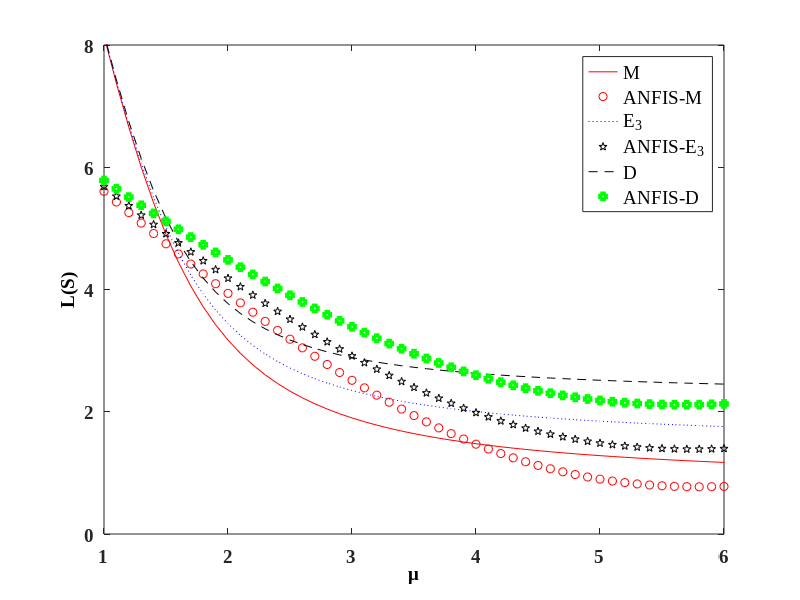

The MATLAB source for this figure:
%% ENs for expo balking for lambda (old 16/07/23)
% L=[1	2	3	4	5	6	7	8	9	10	11	12	13	14	15	16	17	18 19	20];
% ens=[0.894704505	1.886592075	3.299947821	5.01908854	6.45273921	7.378392582	7.939436805	8.290398672	8.522449619	8.684288371	8.802379822	8.89180106	8.96159125	9.017431136	9.063041826	9.100949769	9.132924225	9.160237853	9.183827713	9.204398006];
% ensp=[0.672749943	2.087453936	3.535621948	4.961137235	6.254143541	7.284209068	7.980449838	8.379546835	8.58518321	8.697225665	8.778172446	8.855653276	8.935176535	9.010632265	9.072505509	9.115477119	9.142329676	9.160969633	9.178669504	9.199298923];
% ense=[1.063134972	2.298331395	3.675271708	5.189647376	6.503816249	7.392260389	7.943504299	8.291755674	8.52296419	8.684506613	8.802481507	8.891852286	8.961618792	9.017446774	9.063051126	9.100955523	9.132927908	9.160240282	9.183829358	9.204399145];
% ensep=[0.973153192	2.373884562	3.791148115	5.16560998	6.390637628	7.3485983	7.986209083	8.351776314	8.54930451	8.671315274	8.770847433	8.866746922	8.957303634	9.032037406	9.082237062	9.109412674	9.125584687	9.14474956	9.175125409	9.218300074];
% ensd=[1.208649137	2.764162253	4.179812353	5.483261048	6.626213168	7.441455793	7.965676823	8.303307129	8.529840566	8.689095388	8.805854608	8.894544048	8.963923273	9.019543014	9.065061078	9.102973607	9.135037997	9.162527165	9.186388213	9.207345128];
% ensdp=[1.259792539	2.720093108	4.150648566	5.481214977	6.613848907	7.463594401	8.014078775	8.330509058	8.513175336	8.643446403	8.76322788	8.881095293	8.985943388	9.060875881	9.097376229	9.104973986	9.107108028	9.126008354	9.172224364	9.245424706];
% 
%   p=plot(L,ens,'k -',L,ensp,'ro', L, ense, 'b-', L,ensep,'kp', L,ensd,'r', L,ensdp,'gs' ,'LineWidth',3,'MarkerSize',4);
%  set(gca,'FontSize',14,'FontName','Times New Roman','FontWeight','Bold');
%  xlim([1,6]), ylim([0,8])
% %   set(gca,'XTick',[1:1:20],'YTick',[0:1:9],'FontSize',14,'FontName','Times New Roman','FontWeight','Bold');
%   legend({'M','ANFIS-M', 'E_{3}','ANFIS-E_{3}','D','ANFIS-D'},'FontSize',14,'FontName','Times New Roman')
%    ylabel('L(S)','FontSize',14,'FontName','Times New Roman', 'Color','k')
%  xlabel('\lambda', 'FontSize',14,'FontName','Times New Roman','Color','k')

 %% CL for expo balking for lambda
%  L=[1	2	3	4	5	6	7	8	9	10	11	12	13	14	15	16	17	18	19	20];
% 
% CLE=[0.03456048	0.109729417	0.224062729	0.381849265	0.593658397	0.873550885	1.229840517	1.654526587	2.122705932	2.604637533	3.078496444	3.534144544	3.969975643	4.38851696	4.793491262	5.188435605	5.576245371	5.959134093	6.338736958	6.716240715];
% CLEp=[0.012897752	0.118216347	0.233923256	0.379928359	0.58334005	0.866926372	1.233773665	1.664071009	2.128319782	2.60211305	3.071062288	3.528163028	3.969769873	4.393569131	4.799230384	5.190081194	5.572694229	5.953784557	6.337520754	6.725269226];
% CL3=[0.041729015	0.153696648	0.329962504	0.550872507	0.805501495	1.095587834	1.429318385	1.810872393	2.232389828	2.675945617	3.123020406	3.561620904	3.987049	4.399305743	4.800452407	5.193025211	5.579334933	5.961254455	6.340218152	6.717292252];
% CL3p=[0	0.125579512	0.290551897	0.503843547	0.751944602	1.034355042	1.358734789	1.730921018	2.145675384	2.586429072	3.034015723	3.474891492	3.90306063	4.31782286	4.720989403	5.115079785	5.502477494	5.88514709	6.26460607	6.641987675];
% %CLD=[0.048007301	0.205780542	0.474619056	0.813132894	1.194565511	1.605632262	2.036045487	2.475570802	2.915295346	3.349377685	3.775530715	4.194249881	4.607584519	5.018097477	5.428220343	5.839936855	6.254659687	6.673198807	7.095771024	7.5220387];
% %CLDp=[0	0.21746136	0.503939021	0.82147824	1.181565683	1.586958305	2.026164851	2.478583639	2.926283988	3.360728019	3.781613916	4.193012883	4.600493641	5.009355237	5.422958627	5.841338703	6.261648639	6.68052845	7.096069545	7.5080058];
% 
% p=plot(L,CLE,'k -',L,CLEp,'ro', L, CL3, 'b-', L,CL3p,'kp','LineWidth',3,'MarkerSize',4);
% set(gca,'FontSize',14,'FontName','Times New Roman','FontWeight','Bold');
% xlim([1,20]), ylim([0,7])
% set(gca,'XTick',[1:1:20],'YTick',[0:1:7],'FontSize',14,'FontName','Times New Roman','FontWeight','Bold');
% legend({'M','ANFIS-M', 'E_{3}','ANFIS-E_{3}','D','ANFIS-D'},'FontSize',14,'FontName','Times New Roman')
% ylabel('CL','FontSize',14,'FontName','Times New Roman', 'Color','k')
% % xlabel('\lambda', 'FontSize',14,'FontName','Times New Roman','Color','k')

%% ENs for CONStant balking for lambda
% L=[1	2	3	4	5	6	7	8	9	10	11	12	13	14	15	16	17	18	19	20];
% ENSE=[0.600149416	1.076700786	1.577134167	2.161570727	2.925514276	3.922908439	5.056073946	6.118873203	6.971471802	7.598598608	8.047311179	8.370907867	8.610016202	8.79197333	8.934512712	9.049143436	9.143461032	9.222596782	9.290106156	9.348515168];
% ENSEp=[0.792357473	1.047095138	1.464415668	2.100469406	2.973738931	4.02311338	5.112533621	6.101206569	6.912751882	7.541929718	8.019496413	8.379715941	8.646439099	8.834250482	8.957814593	9.040080659	9.109638807	9.189497362	9.290167571	9.411901607];
% ENS3=[0.815264734	1.842306316	2.860373285	3.684511493	4.367680482	5.032409337	5.751818171	6.488109855	7.149105991	7.681358232	8.086300185	8.389880286	8.619624146	8.797040295	8.937289112	9.050718888	9.144383665	9.223152629	9.290449654	9.348732349];
% ENS3p=[1.006733786	1.84821396	2.704181981	3.562902543	4.399416351	5.181082895	5.883790742	6.504666527	7.057247932	7.555907362	8.004029145	8.390541037	8.693892975	8.894694481	8.995707235	9.034384593	9.069006885	9.147388084	9.289057541	9.490388667];
% %ENSD=[1.033171433	3.031203959	5.250599579	6.958425993	8.106276833	8.826177701	9.260980648	9.522316219	9.683351368	9.786785956	9.855969313	9.903477138	9.936354748	9.958919486	9.974110925	9.984082622	9.990448621	9.994400518	9.996788588	9.99819562];
% %ENSDp=[1.028993243	3.125145214	5.093167412	6.808597786	8.129988628	8.975371564	9.393614418	9.54430785	9.598826539	9.663685917	9.770196869	9.899052645	10.00794764	10.05692027	10.03392172	9.968531362	9.915412718	9.91926198	9.995774705	10.13769757];
% 
% p=plot(L,ENSE,'k -',L,ENSEp,'ro', L, ENS3, 'b-', L,ENS3p,'kp' ,'LineWidth',3,'MarkerSize',4);
% set(gca,'FontSize',14,'FontName','Times New Roman','FontWeight','Bold');
% xlim([1,20]), ylim([0,10])
% set(gca,'XTick',[1:1:20],'YTick',[0:1:10],'FontSize',14,'FontName','Times New Roman','FontWeight','Bold');
% legend({'M','ANFIS-M', 'E_{3}','ANFIS-E_{3}','D','ANFIS-D'},'FontSize',14,'FontName','Times New Roman')
% ylabel('L(S)','FontSize',14,'FontName','Times New Roman', 'Color','k')
% xlabel('\lambda', 'FontSize',14,'FontName','Times New Roman','Color','k')

 %% CL for const balking for lambda
% L=[1	2	3	4	5	6	7	8	9	10	11	12	13	14	15	16	17	18	19	20];
% 
% CLE=[0.036140569	0.119817389	0.253901772	0.451804594	0.740726828	1.143373166	1.641071386	2.173656588	2.68829111	3.166121742	3.610528726	4.030982655	4.435911545	4.831266049	5.220915531	5.607302293	5.991954758	6.375828455	6.759520402	7.143401797];
% CLEp=[0.037895113	0.122863487	0.248376853	0.444857236	0.742998119	1.152231721	1.644831231	2.169499864	2.682552525	3.163845441	3.611970363	4.033827808	4.437868786	4.831396006	5.219769398	5.606148091	5.991693806	6.3764114	6.760080392	7.142681326];
% CL3=[0.045485978	0.182968032	0.404891981	0.68057025	0.999992621	1.37197773	1.801140227	2.267700426	2.738665188	3.192575702	3.624733108	4.038907861	4.440516455	4.834043679	5.222647046	5.60841308	5.992685413	6.37631978	6.759857324	7.143636925];
% CL3p=[0.010634162	0.199866701	0.414121397	0.671170694	0.988535127	1.372387373	1.809491558	2.273004586	2.737501413	3.188435762	3.621588928	4.038372446	4.442059026	4.836092451	5.223743297	5.608046498	5.991417564	6.375242044	6.759949151	7.145443128];
% %CLD=[0.054817497	0.276285574	0.670305542	1.147218442	1.643725899	2.127761035	2.588660897	3.028096396	3.452090979	3.866449933	4.275218993	4.680703416	5.083997723	5.485535759	5.885489076	6.283988295	6.681205937	7.077358377	7.472676587	7.867376067];
% %CLDp=[0	0.279011864	0.710181894	1.159590408	1.62728657	2.105124879	2.578068795	3.032806737	3.465066995	3.878720595	4.280800286	4.678051129	5.075693026	5.476797821	5.881437079	6.286569482	6.688014091	7.0832131	7.472109785	7.856101506];
% 
%  p=plot(L,CLE,'k -',L,CLEp,'ro', L, CL3, 'b-', L,CL3p,'kp','LineWidth',3,'MarkerSize',4);
% set(gca,'FontSize',14,'FontName','Times New Roman','FontWeight','Bold');
% xlim([1,20]), ylim([0,8])
% set(gca,'XTick',[1:1:20],'YTick',[0:1:8],'FontSize',14,'FontName','Times New Roman','FontWeight','Bold');
% legend({'M','ANFIS-M', 'E_{3}','ANFIS-E_{3}','D','ANFIS-D'},'FontSize',14,'FontName','Times New Roman')
% ylabel('CL','FontSize',14,'FontName','Times New Roman', 'Color','k')
% xlabel('\lambda', 'FontSize',14,'FontName','Times New Roman','Color','k')
%% ENs for expo balking for mu (sir see)
 L=[1	1.1	1.2	1.3	1.4	1.5	1.6	1.7	1.8	1.9	2	2.1	2.2	2.3	2.4	2.5	2.6	2.7	2.8	2.9	3	3.1	3.2	3.3	3.4	3.5	3.6	3.7	3.8	3.9	4	4.1	4.2	4.3	4.4	4.5	4.6	4.7	4.8	4.9	5	5.1	5.2	5.3	5.4	5.5	5.6	5.7	5.8	5.9	6	6.1	6.2	6.3	6.4	6.5	6.6	6.7	6.8	6.9	7	7.1	7.2	7.3	7.4	7.5	7.6	7.7	7.8	7.9	8	8.1	8.2	8.3	8.4	8.5	8.6	8.7	8.8	8.9	9	9.1	9.2	9.3	9.4	9.5	9.6	9.7	9.8	9.9	10	10.1	10.2	10.3	10.4	10.5	10.6	10.7	10.8	10.9	11	11.1	11.2	11.3	11.4	11.5	11.6	11.7	11.8	11.9	12	12.1	12.2	12.3	12.4	12.5	12.6	12.7	12.8	12.9	13	13.1	13.2	13.3	13.4	13.5	13.6	13.7	13.8	13.9	14	14.1	14.2	14.3	14.4	14.5	14.6	14.7	14.8	14.9	15	15.1	15.2	15.3	15.4	15.5	15.6	15.7	15.8	15.9	16	16.1	16.2	16.3	16.4	16.5	16.6	16.7	16.8	16.9	17	17.1	17.2	17.3	17.4	17.5	17.6	17.7	17.8	17.9	18	18.1	18.2	18.3	18.4	18.5	18.6	18.7	18.8	18.9	19	19.1	19.2	19.3	19.4	19.5	19.6	19.7	19.8	19.9	20];
ens=[8.148281435	7.373262682	6.655663469	6.002309908	5.416890605	4.899528137	4.447235169	4.054844519	3.716011224	3.424040349	3.172455913	2.955328812	2.767423295	2.604225327	2.461903605	2.337238207	2.227538489	2.130562291	2.044442357	1.967622247	1.898802015	1.836892935	1.780980183	1.730292257	1.684176009	1.642076285	1.603519322	1.568099181	1.535466655	1.505320162	1.47739825	1.451473417	1.427346988	1.40484485	1.383813907	1.364119099	1.345640908	1.328273246	1.311921675	1.29650189	1.281938431	1.268163579	1.255116411	1.242741989	1.230990653	1.219817419	1.209181449	1.199045594	1.189375995	1.18014173	1.171314508	1.162868401	1.154779606	1.147026232	1.139588118	1.132446664	1.125584688	1.118986293	1.112636752	1.106522401	1.100630549	1.094949392	1.089467938	1.084175939	1.07906383	1.074122673	1.069344107	1.064720303	1.060243923	1.055908081	1.051706312	1.047632536	1.043681034	1.039846419	1.036123616	1.032507835	1.028994555	1.025579506	1.022258648	1.01902816	1.015884423	1.012824007	1.009843661	1.006940298	1.00411099	1.001352951	0.998663536	0.996040225	0.993480623	0.990982447	0.98854352	0.986161768	0.983835212	0.981561963	0.979340217	0.977168249	0.975044411	0.972967126	0.970934886	0.968946246	0.966999823	0.96509429	0.963228377	0.961400864	0.959610582	0.957856408	0.956137263	0.954452112	0.952799958	0.951179845	0.949590852	0.948032094	0.946502717	0.9450019	0.943528854	0.942082816	0.940663051	0.939268852	0.937899537	0.936554445	0.935232942	0.933934413	0.932658266	0.931403929	0.930170847	0.928958487	0.927766331	0.92659388	0.92544065	0.924306172	0.923189994	0.922091678	0.921010799	0.919946945	0.918899718	0.917868733	0.916853614	0.915853998	0.914869535	0.913899882	0.912944709	0.912003693	0.911076523	0.910162895	0.909262517	0.908375102	0.907500372	0.906638057	0.905787896	0.904949635	0.904123024	0.903307823	0.902503798	0.90171072	0.900928369	0.900156528	0.899394987	0.898643541	0.897901991	0.897170143	0.896447809	0.895734804	0.895030948	0.894336068	0.893649992	0.892972554	0.892303593	0.89164295	0.890990472	0.890346008	0.889709412	0.88908054	0.888459253	0.887845414	0.887238891	0.886639554	0.886047276	0.885461933	0.884883403	0.88431157	0.883746316	0.88318753	0.882635102	0.882088923	0.881548888	0.881014893	0.88048684	0.879964628	0.879448161	0.878937346	0.878432089];
ensp=[5.606368075	5.431515613	5.258148921	5.0863598	4.916244116	4.747901796	4.58143681	4.416957114	4.254574564	4.094404796	3.936567065	3.781184041	3.628381559	3.478288322	3.331035548	3.186756559	3.04558632	2.907660915	2.773116951	2.642090918	2.514718473	2.391133668	2.271468118	2.155850116	2.044403691	1.93724763	1.834494453	1.736249365	1.64260919	1.553661291	1.469482509	1.390138105	1.315680758	1.246149592	1.181569295	1.121949297	1.067283072	1.01754754	0.972702608	0.932690856	0.89743737	0.866849753	0.840818299	0.819216342	0.80190079	0.788712819	0.779478749	0.774011066	0.772109604	0.773562844	0.778149339	0.785639232	0.79579584	0.808377298	0.823138226	0.839831406	0.858209438	0.878026356	0.899039193	0.921009457	0.94370453	0.966898945	0.990375554	1.013926571	1.037354475	1.060472789	1.08310672	1.105093655	1.126283547	1.146539157	1.16573619	1.18376332	1.200522107	1.215926838	1.229904272	1.242393325	1.253344696	1.262720434	1.270493477	1.27664715	1.28117465	1.284078506	1.285370039	1.285068818	1.283202121	1.279804398	1.274916757	1.268586458	1.260866422	1.251814768	1.241494363	1.229972396	1.217319972	1.203611725	1.188925456	1.17334178	1.156943802	1.139816793	1.122047896	1.10372583	1.084940607	1.06578326	1.046345564	1.026719772	1.006998343	0.987273661	0.967637765	0.948182054	0.928996994	0.910171814	0.891794181	0.873949874	0.856722434	0.840192805	0.824438967	0.809535541	0.7955534	0.78255926	0.770615268	0.759778584	0.750100969	0.741628371	0.734400526	0.728450569	0.723804672	0.720481707	0.718492942	0.717841775	0.718523528	0.720525273	0.723825742	0.728395281	0.734195887	0.741181313	0.749297252	0.758481594	0.768664766	0.779770143	0.79171454	0.804408764	0.817758237	0.831663673	0.846021802	0.860726133	0.875667753	0.89073613	0.905819939	0.920807872	0.935589438	0.95005574	0.964100212	0.977619312	0.990513167	1.002686154	1.014047422	1.024511343	1.033997888	1.042432943	1.049748539	1.055883019	1.060781139	1.064394097	1.066679506	1.067601311	1.067129651	1.065240683	1.06191636	1.057144179	1.050916903	1.043232259	1.034092618	1.023504668	1.011479076	0.998030154	0.983175516	0.966935752	0.949334101	0.930396138	0.910149474	0.888623463	0.865848938	0.841857946	0.816683514	0.790359423	0.762920006	0.734399952	0.704834143	0.674257487	0.642704788	0.610210612	0.576809178];
ense=[8.16093673	7.39709044	6.695795192	6.063876457	5.504302669	5.01599153	4.594582813	4.233632154	3.925764506	3.663548332	3.440042742	3.249072408	3.085314984	2.944277287	2.822215468	2.716034146	2.623184219	2.541569113	2.469463313	2.405443829	2.34833367	2.297155796	2.251095865	2.209472214	2.171711693	2.137330219	2.105917083	2.077122278	2.050646219	2.026231385	2.003655491	1.982725901	1.96327502	1.945156494	1.928242059	1.912418916	1.897587531	1.883659799	1.870557491	1.858210938	1.846557925	1.835542736	1.825115349	1.815230739	1.805848282	1.796931242	1.788446319	1.780363269	1.772654565	1.765295101	1.758261938	1.751534079	1.745092266	1.73891881	1.732997437	1.727313147	1.721852094	1.716601483	1.711549467	1.706685065	1.701998084	1.697479051	1.69311915	1.688910167	1.684844441	1.680914815	1.6771146	1.673437537	1.669877758	1.666429763	1.663088387	1.659848779	1.656706375	1.653656878	1.650696241	1.647820646	1.645026492	1.642310375	1.63966908	1.637099565	1.634598948	1.632164501	1.629793637	1.627483902	1.625232965	1.623038615	1.620898746	1.618811357	1.616774545	1.614786494	1.612845478	1.610949848	1.609098033	1.607288533	1.605519914	1.603790809	1.602099908	1.600445961	1.59882777	1.597244189	1.59569412	1.594176511	1.592690354	1.59123468	1.589808563	1.588411112	1.587041471	1.585698818	1.584382365	1.583091351	1.581825047	1.58058275	1.579363784	1.578167498	1.576993264	1.57584048	1.574708562	1.573596949	1.5725051	1.571432493	1.570378622	1.569343001	1.568325161	1.567324648	1.566341022	1.565373859	1.564422751	1.563487299	1.562567122	1.561661847	1.560771116	1.55989458	1.559031904	1.55818276	1.557346833	1.556523817	1.555713415	1.554915339	1.554129309	1.553355056	1.552592316	1.551840834	1.551100363	1.550370663	1.5496515	1.548942648	1.548243885	1.547554999	1.546875782	1.546206031	1.545545549	1.544894146	1.544251635	1.543617836	1.542992572	1.542375673	1.541766971	1.541166304	1.540573515	1.539988448	1.539410954	1.538840887	1.538278105	1.537722468	1.537173842	1.536632094	1.536097096	1.535568723	1.535046852	1.534531364	1.534022142	1.533519073	1.533022046	1.532530953	1.532045688	1.531566148	1.531092231	1.530623841	1.53016088	1.529703255	1.529250874	1.528803647	1.528361487	1.527924308	1.527492026	1.52706456	1.526641829	1.526223755	1.525810262	1.525401275	1.52499672];
ensep=[5.682459937	5.525377353	5.369661885	5.215397264	5.06267089	4.911573821	4.762200755	4.61464997	4.469023249	4.325425758	4.183965896	4.04475511	3.907907656	3.773540324	3.641772114	3.512723857	3.386517789	3.263277065	3.143125222	3.026185582	2.912580601	2.802431164	2.695855822	2.592969983	2.493885061	2.398707574	2.307538223	2.22047093	2.137591875	2.05897852	1.984698641	1.914809379	1.849356331	1.788372676	1.731878383	1.679879477	1.632367415	1.589318554	1.550693756	1.516438109	1.486480801	1.460735141	1.439098738	1.42145384	1.407667828	1.397593876	1.391071758	1.387928797	1.38798095	1.391034013	1.396884921	1.40532314	1.416132122	1.429090803	1.443975124	1.460559562	1.478618634	1.497928368	1.518267721	1.539419923	1.561173733	1.583324601	1.605675719	1.628038954	1.650235668	1.672097407	1.693466469	1.714196352	1.734152079	1.753210418	1.771259982	1.788201246	1.803946456	1.818419474	1.831555534	1.84330095	1.853612755	1.862458312	1.869814877	1.875669141	1.88001675	1.882861813	1.884216402	1.884100057	1.882539287	1.879567087	1.875222458	1.869549953	1.862599225	1.854424606	1.845084701	1.834641991	1.823162475	1.810715312	1.797372491	1.783208516	1.768300106	1.752725909	1.736566226	1.71990275	1.702818307	1.685396605	1.667721991	1.649879202	1.63195312	1.614028521	1.596189824	1.578520827	1.561104436	1.544022392	1.527354972	1.511180693	1.495575991	1.4806149	1.466368702	1.452905585	1.440290274	1.428583663	1.417842436	1.408118691	1.399459555	1.391906815	1.385496544	1.380258757	1.376217073	1.373388411	1.371782711	1.371402697	1.372243681	1.37429342	1.37753202	1.381931907	1.38745786	1.394067108	1.401709503	1.410327756	1.419857753	1.430228934	1.441364742	1.453183137	1.465597163	1.478515574	1.491843497	1.505483133	1.519334491	1.533296122	1.547265881	1.561141663	1.574822145	1.588207489	1.601200019	1.61370486	1.625630523	1.636889439	1.647398435	1.657079141	1.665858346	1.673668269	1.68044678	1.686137549	1.690690133	1.694060002	1.696208515	1.69710284	1.696715825	1.695025837	1.692016557	1.687676746	1.681999992	1.674984425	1.666632432	1.65695035	1.645948158	1.633639169	1.620039717	1.605168855	1.589048056	1.571700928	1.553152934	1.533431129	1.512563914	1.490580796	1.467512171	1.443389117	1.418243212	1.392106353	1.365010604	1.336988049	1.308070666	1.278290212	1.247678119];
ensd=[8.177677822	7.428366746	6.748039712	6.143345155	5.616173503	5.163815394	4.780157555	4.457198494	4.186363723	3.959408153	3.768913826	3.608486267	3.472763685	3.357328385	3.258578718	3.173594844	3.100014801	3.035927389	2.979783057	2.930321465	2.886513395	2.847514558	2.812628991	2.781280099	2.752987734	2.727350011	2.704028847	2.682738422	2.663235923	2.645314108	2.628795291	2.613526453	2.599375266	2.586226828	2.57398098	2.562550084	2.551857187	2.541834482	2.532422024	2.523566651	2.515221074	2.507343104	2.499894997	2.492842896	2.486156353	2.479807914	2.473772773	2.46802846	2.462554575	2.457332566	2.452345518	2.447577986	2.443015836	2.438646113	2.434456919	2.430437312	2.426577211	2.422867313	2.419299022	2.41586438	2.412556014	2.40936708	2.40629122	2.403322515	2.400455453	2.397684892	2.395006031	2.39241438	2.389905738	2.38747617	2.385121984	2.382839716	2.380626109	2.3784781	2.376392806	2.374367511	2.372399653	2.370486813	2.368626708	2.366817178	2.365056179	2.363341779	2.361672143	2.360045534	2.358460304	2.356914886	2.355407794	2.353937612	2.352502997	2.351102666	2.349735401	2.348400038	2.34709547	2.345820639	2.344574535	2.343356193	2.342164692	2.340999152	2.339858728	2.338742615	2.33765004	2.336580262	2.335532574	2.334506293	2.333500769	2.332515375	2.331549511	2.330602598	2.329674082	2.32876343	2.327870129	2.326993686	2.326133627	2.325289493	2.324460846	2.32364726	2.322848328	2.322063656	2.321292863	2.320535584	2.319791463	2.319060161	2.318341348	2.317634704	2.316939922	2.316256706	2.315584767	2.314923828	2.314273619	2.313633881	2.313004361	2.312384816	2.31177501	2.311174714	2.310583707	2.310001773	2.309428705	2.308864302	2.308308366	2.307760709	2.307221146	2.306689499	2.306165593	2.305649262	2.30514034	2.304638669	2.304144095	2.303656468	2.303175641	2.302701474	2.302233828	2.301772569	2.301317568	2.300868696	2.300425831	2.299988852	2.299557643	2.299132089	2.298712081	2.298297509	2.297888268	2.297484257	2.297085375	2.296691525	2.296302612	2.295918544	2.29553923	2.295164582	2.294794514	2.294428943	2.294067788	2.293710967	2.293358405	2.293010024	2.29266575	2.292325511	2.291989237	2.291656858	2.291328306	2.291003517	2.290682425	2.290364968	2.290051083	2.289740712	2.289433794	2.289130274	2.288830093	2.288533198	2.288239535	2.287949051	2.287661694];
ensdp=[5.782875596	5.646596014	5.511542226	5.377788428	5.245412012	5.114493566	4.985116841	4.857368697	4.731339031	4.607120662	4.484809198	4.364502858	4.246302259	4.130310168	4.016631209	3.905371519	3.796638366	3.690539716	3.587183754	3.486678344	3.389130457	3.294645538	3.203326835	3.115274673	3.030585707	2.949352123	2.87166082	2.797592571	2.727221167	2.660612562	2.597824027	2.538903315	2.483887871	2.432804069	2.385666526	2.342477469	2.303226196	2.26788863	2.23642698	2.208789525	2.184910513	2.164710207	2.148095066	2.134958058	2.125179129	2.118625799	2.115153896	2.114608418	2.116824506	2.121628522	2.128839218	2.138268973	2.149725087	2.163011117	2.177928222	2.194276518	2.211856407	2.230469876	2.249921744	2.270020841	2.290581111	2.311422627	2.332372509	2.353265734	2.373945845	2.394265547	2.41408719	2.433283151	2.451736108	2.469339209	2.485996154	2.50162119	2.516139018	2.529484639	2.541603131	2.552449368	2.561987705	2.570191609	2.577043275	2.582533203	2.586659776	2.589428811	2.590853118	2.590952053	2.589751077	2.587281322	2.58357917	2.578685845	2.572647017	2.565512425	2.55733552	2.548173117	2.538085073	2.527133979	2.515384862	2.502904914	2.489763223	2.476030527	2.461778964	2.447081852	2.432013451	2.416648753	2.40106326	2.385332767	2.36953315	2.353740138	2.338029099	2.3224748	2.307151174	2.292131071	2.277486002	2.263285867	2.249598681	2.236490279	2.224024014	2.212260448	2.201257028	2.191067755	2.181742855	2.173328435	2.165866153	2.159392877	2.153940368	2.149534965	2.146197289	2.143941972	2.142777413	2.142705569	2.143721783	2.145814653	2.148965957	2.153150629	2.158336784	2.164485816	2.171552548	2.179485454	2.188226934	2.197713659	2.207876977	2.218643366	2.229934952	2.241670058	2.253763806	2.266128741	2.278675482	2.291313386	2.303951218	2.316497819	2.328862755	2.340956954	2.352693305	2.363987224	2.374757178	2.384925159	2.394417105	2.403163266	2.411098511	2.418162576	2.424300253	2.429461524	2.433601633	2.436681112	2.438665752	2.439526531	2.439239499	2.437785633	2.435150646	2.431324784	2.426302595	2.420082675	2.412667411	2.404062708	2.394277711	2.38332453	2.371217964	2.357975224	2.343615675	2.328160571	2.311632815	2.294056718	2.27545778	2.25586248	2.235298078	2.213792435	2.191373845	2.16807088	2.143912249	2.118926675	2.093142775	2.066588961	2.039293347];
p=plot(L,ens,'r-',L,ensp,'ro', L, ense, 'b:', L,ensep,'kp', L,ensd,'k--', L,ensdp,'gs' ,'LineWidth',3,'MarkerSize',4);
 set(gca,'FontSize',14,'FontName','Times New Roman','FontWeight','Bold');
 xlim([1,6]), ylim([0,8])
%set(gca,'XTick',[1:1:8],'YTick',[0:1:8],'FontSize',14,'FontName','Times New Roman','FontWeight','Bold');
legend({'M','ANFIS-M', 'E_{3}','ANFIS-E_{3}','D','ANFIS-D'},'FontSize',14,'FontName','Times New Roman')
 ylabel('L(S)','FontSize',14,'FontName','Times New Roman', 'Color','k')
 xlabel('\mu', 'FontSize',14,'FontName','Times New Roman','Color','k')

%% CL for expo balking for mu
% L=[1	2	3	4	5	6	7	8	9	10	11	12	13	14	15	16	17	18	19	20];
% ens=[0.703097523	0.413120972	0.248512498	0.186114554	0.15563729	0.137831537	0.126194618	0.118001547	0.111921963	0.107231572	0.103502878	0.100467433	0.097948204	0.095823726	0.094007882	0.092437918	0.091067021	0.089859559	0.088787929	0.087830416];
% ensp=[0.641203418	0.462228054	0.307362113	0.189938352	0.120647104	0.098808131	0.108599382	0.127150698	0.137256907	0.132904464	0.116932561	0.096698507	0.080705022	0.075538584	0.082442319	0.095718858	0.105966151	0.10594196	0.093422842	0.069928826];
% ense=[0.703411052	0.432772238	0.286424267	0.23162537	0.204675435	0.188762799	0.178255795	0.170791046	0.165208745	0.160873346	0.157407203	0.154571614	0.152208198	0.150207661	0.148492117	0.147004534	0.145702182	0.144552405	0.143529814	0.142614367];
% ensep=[0.644316744	0.481353991	0.340578455	0.234164093	0.171798343	0.152705393	0.162267721	0.179512545	0.188752909	0.184591192	0.169729795	0.150986521	0.136205182	0.131445192	0.137828494	0.150075739	0.159501085	0.159424446	0.1478028	0.126046803];
% %ensd=[0.703605154	0.452802683	0.326042724	0.27991908	0.257274314	0.243820717	0.234867789	0.228459036	0.223633936	0.219864365	0.216835038	0.214345656	0.212262638	0.210493353	0.208971478	0.207648243	0.206486959	0.205459485	0.204543866	0.203722716];
% %ensd3=[0.647124302	0.501182263	0.375495375	0.281037532	0.226431534	0.210746827	0.220550759	0.236802088	0.245394222	0.241599609	0.228013678	0.210922191	0.197503121	0.193276204	0.199233584	0.21051738	0.219172898	0.219099084	0.208443612	0.188510259];
% p=plot(L,ens,'k -',L,ensp,'ro', L, ense, 'b-', L,ensep,'kp' ,'LineWidth',3,'MarkerSize',4);
%  set(gca,'FontSize',14,'FontName','Times New Roman','FontWeight','Bold');
% % xlim([2,20]), ylim([0,0.9])
% % set(gca,'XTick',[2:1:20],'YTick',[0:0.1:0.9],'FontSize',14,'FontName','Times New Roman','FontWeight','Bold');
% legend({'M','ANFIS-M', 'E_{3}','ANFIS-E_{3}','D','ANFIS-D'},'FontSize',14,'FontName','Times New Roman')
%  ylabel('CL','FontSize',14,'FontName','Times New Roman', 'Color','k')
%  xlabel('\mu', 'FontSize',14,'FontName','Times New Roman','Color','k')

%% ENs for constant balking for mu
% L=[1	2	3	4	5	6	7	8	9	10	11	12	13	14	15	16	17	18	19	20];
% ens=[7.410714593	3.558444408	1.988810824	1.503906503	1.291657363	1.174722546	1.100980496	1.050297178	1.013338881	0.985202452	0.96306908	0.94520426	0.930482553	0.918141988	0.907648359	0.898616078	0.890759868	0.883864148	0.877762976	0.872326545];
% ensp=[6.465178832	4.444095823	2.727222007	1.472052669	0.796457394	0.674613714	0.899879376	1.19161652	1.349189706	1.31206233	1.125690855	0.887132004	0.704260805	0.658603146	0.763319047	0.944487427	1.083079435	1.088841858	0.935302703	0.642833254];
% ense=[7.418371205	3.839764407	2.511873694	2.117504791	1.947662398	1.854957272	1.796862582	1.757120882	1.728248485	1.706334611	1.689140248	1.67529235	1.663902602	1.654371095	1.646278185	1.63932158	1.633278038	1.627979134	1.623295424	1.619125791];
% ensep=[6.517832992	4.710676766	3.18108475	2.070990619	1.485146881	1.397183138	1.617446751	1.891216998	2.038146445	2.005529034	1.836454864	1.62024324	1.455510577	1.416449947	1.514620968	1.682073504	1.80990402	1.815776178	1.675743296	1.408622252];
% ensd=[7.427803339	4.184050509	3.173498334	2.91602934	2.817453009	2.768353511	2.73975281	2.721324998	2.708592611	2.69933389	2.692333369	2.686875192	2.682512704	2.678953982	2.676000817	2.673514269	2.67139427	2.669567051	2.66797712	2.666581984];
% ensdp=[6.574856271	5.045779381	3.762817609	2.84854384	2.390628164	2.360383649	2.587466231	2.848435764	2.988443593	2.965487996	2.82074698	2.634714267	2.494998188	2.466874413	2.55978846	2.712846658	2.829367989	2.836716185	2.714171884	2.47880463];
% p=plot(L,ens,'k -',L,ensp,'ro', L, ense, 'b-', L,ensep,'kp', L,ensd,'r', L,ensdp,'gs' ,'LineWidth',3,'MarkerSize',4);
%  
%  set(gca,'FontSize',14,'FontName','Times New Roman','FontWeight','Bold');
%  xlim([1,7]), ylim([0,8])
% % set(gca,'XTick',[1:1:20],'YTick',[0:1:10],'FontSize',14,'FontName','Times New Roman','FontWeight','Bold');
%  legend({'M','ANFIS-M', 'E_{3}','ANFIS-E_{3}','D','ANFIS-D'},'FontSize',14,'FontName','Times New Roman')
%  ylabel('L(S)','FontSize',14,'FontName','Times New Roman', 'Color','k')
%  xlabel('\mu', 'FontSize',14,'FontName','Times New Roman','Color','k')

%% CL for constant balking for mu
% L=[1	2	3	4	5	6	7	8	9	10	11	12	13	14	15	16	17	18	19	20];
% 
% CLE=[0.746764403	0.956968429	0.753819735	0.503638037	0.365852798	0.294395243	0.253901772	0.228821756	0.212167035	0.200500416	0.191980354	0.18554789	0.180558098	0.176599312	0.173398319	0.17076774	0.168575414	0.166725848	0.16514857	0.163790604];
% CLEp=[0.992385001	0.845051829	0.69416472	0.546074181	0.413082367	0.309661362	0.243492493	0.210192563	0.197918232	0.19523773	0.194777812	0.19288454	0.188293624	0.181329428	0.173564592	0.167181047	0.163807922	0.163766636	0.166373949	0.170684302];
% CL3=[0.74664108	0.958511625	0.780850103	0.578796148	0.477675315	0.42975577	0.404891981	0.390778217	0.382184101	0.376664309	0.372971053	0.370420081	0.368613584	0.367308965	0.366352294	0.365642594	0.365111722	0.364712556	0.364411817	0.364185561];
% CL3p=[0.971623295	0.853587699	0.733967673	0.618388516	0.516977118	0.440914192	0.395237519	0.375242901	0.370811472	0.372772703	0.37551639	0.376451704	0.374823422	0.371043486	0.366430813	0.362738717	0.361276036	0.362330432	0.365401547	0.369775033];
% %CLD=[0.74659271	0.961877356	0.829668775	0.715687321	0.679538143	0.670860562	0.670305542	0.672138888	0.674572475	0.677018415	0.679287677	0.681332356	0.683155295	0.684776393	0.686219681	0.68750843	0.68866349	0.689702919	0.690642129	0.691494183];
% %CLDp=[0.933488811	0.869528051	0.806989074	0.749833219	0.703936738	0.674500058	0.662186226	0.662339736	0.668443024	0.675601586	0.68137432	0.685005036	0.686586715	0.686660662	0.686086447	0.685828924	0.68656371	0.688439634	0.691221808	0.694577651];
% 
%  p=plot(L,CLE,'k -',L,CLEp,'ro', L, CL3, 'b-', L,CL3p,'kp','LineWidth',3,'MarkerSize',4);
% set(gca,'FontSize',14,'FontName','Times New Roman','FontWeight','Bold');
% xlim([2,20]), ylim([0,1])
% set(gca,'XTick',[2:1:20],'YTick',[0:0.1:1],'FontSize',14,'FontName','Times New Roman','FontWeight','Bold');
% legend({'M','ANFIS-M', 'E_{3}','ANFIS-E_{3}','D','ANFIS-D'},'FontSize',14,'FontName','Times New Roman')
% ylabel('CL','FontSize',14,'FontName','Times New Roman', 'Color','k')
% xlabel('\mu', 'FontSize',14,'FontName','Times New Roman','Color','k')

%%

%% ENS vs L const+expo
% L=[1	2	3	4	5	6	7	8	9	10	11	12	13	14	15	16	17	18	19	20];
% ENSE=[0.572929228	0.983824152	1.387172237	1.813336735	2.301327053	2.890436625	3.59435713	4.379256365	5.173166615	5.904068636	6.530307584	7.043350886	7.454631625	7.782569144	8.045295971	8.257952982	8.432302552	8.577197298	8.699226582	8.803295572];
% ENSEp=[0.673529588	0.980136382	1.333052878	1.762406065	2.29613156	2.939817837	3.663581316	4.415348749	5.148706433	5.836549904	6.465093304	7.021904803	7.489300121	7.848670084	8.096112912	8.257365765	8.382097152	8.51833839	8.692731235	8.910335156];
% ENS3=[0.73829095	1.509730454	2.268021662	2.908154113	3.43790253	3.917659161	4.412447423	4.957794529	5.542539844	6.122837542	6.654260296	7.112359523	7.493114877	7.80432205	8.057839107	8.265351595	8.436769806	8.579956995	8.700968954	8.804418355];
% ENS3p=[0.80872266	1.522599744	2.207067651	2.847842437	3.435115923	3.973386365	4.484013369	4.993307611	5.516707381	6.052793776	6.585821169	7.089286116	7.529486407	7.8745052	8.111990698	8.264698537	8.383168167	8.517188337	8.694126875	8.918609687];
% ENSE1=[0.600149416	1.076700786	1.577134167	2.161570727	2.925514276	3.922908439	5.056073946	6.118873203	6.971471802	7.598598608	8.047311179	8.370907867	8.610016202	8.79197333	8.934512712	9.049143436	9.143461032	9.222596782	9.290106156	9.348515168];
% ENSEp1=[0.792357473	1.047095138	1.464415668	2.100469406	2.973738931	4.02311338	5.112533621	6.101206569	6.912751882	7.541929718	8.019496413	8.379715941	8.646439099	8.834250482	8.957814593	9.040080659	9.109638807	9.189497362	9.290167571	9.411901607];
% ENS31=[0.815264734	1.842306316	2.860373285	3.684511493	4.367680482	5.032409337	5.751818171	6.488109855	7.149105991	7.681358232	8.086300185	8.389880286	8.619624146	8.797040295	8.937289112	9.050718888	9.144383665	9.223152629	9.290449654	9.348732349];
% ENS3p1=[1.006733786	1.84821396	2.704181981	3.562902543	4.399416351	5.181082895	5.883790742	6.504666527	7.057247932	7.555907362	8.004029145	8.390541037	8.693892975	8.894694481	8.995707235	9.034384593	9.069006885	9.147388084	9.289057541	9.490388667];
% p=plot(L,ENSE,'k-.',L,ENSEp,'ro', L, ENS3, 'b:', L,ENS3p,'mp' ,L,ENSE1,'g-',L,ENSEp1,'ks', L, ENS31, 'r--', L,ENS3p1,'bd','LineWidth',3,'MarkerSize',4);
% set(gca,'FontSize',14,'FontName','Times New Roman','FontWeight','Bold');
%  xlim([1,10]), ylim([0.5,10.5])
% set(gca,'XTick',[1:1:10],'YTick',[0.5:1:10.5],'FontSize',14,'FontName','Times New Roman','FontWeight','Bold');
% legend({'M(Exponential balking)','ANFIS-M(Exponential balking) ', 'E_{3}(Exponential balking)','ANFIS-E_{3}(Exponential balking)', 'M(Constant balking)','ANFIS-M(Constant balking) ', 'E_{3}(Constant balking)','ANFIS-E_{3}(Constant balking)'},'FontSize',12,'FontName','Times New Roman')
%  ylabel('L(S)','FontSize',14,'FontName','Times New Roman', 'Color','k')
%  xlabel('\lambda', 'FontSize',14,'FontName','Times New Roman','Color','k')


%% CL vs L const+expo
%  L=[1	2	3	4	5	6	7	8	9	10	11	12	13	14	15	16	17	18	19	20];
% 
% CLE=[0.03456048	0.109729417	0.224062729	0.381849265	0.593658397	0.873550885	1.229840517	1.654526587	2.122705932	2.604637533	3.078496444	3.534144544	3.969975643	4.38851696	4.793491262	5.188435605	5.576245371	5.959134093	6.338736958	6.716240715];
% CLEp=[0.012897752	0.118216347	0.233923256	0.379928359	0.58334005	0.866926372	1.233773665	1.664071009	2.128319782	2.60211305	3.071062288	3.528163028	3.969769873	4.393569131	4.799230384	5.190081194	5.572694229	5.953784557	6.337520754	6.725269226];
% CL3=[0.041729015	0.153696648	0.329962504	0.550872507	0.805501495	1.095587834	1.429318385	1.810872393	2.232389828	2.675945617	3.123020406	3.561620904	3.987049	4.399305743	4.800452407	5.193025211	5.579334933	5.961254455	6.340218152	6.717292252];
% CL3p=[0	0.125579512	0.290551897	0.503843547	0.751944602	1.034355042	1.358734789	1.730921018	2.145675384	2.586429072	3.034015723	3.474891492	3.90306063	4.31782286	4.720989403	5.115079785	5.502477494	5.88514709	6.26460607	6.641987675];
% CLE1=[0.036140569	0.119817389	0.253901772	0.451804594	0.740726828	1.143373166	1.641071386	2.173656588	2.68829111	3.166121742	3.610528726	4.030982655	4.435911545	4.831266049	5.220915531	5.607302293	5.991954758	6.375828455	6.759520402	7.143401797];
% CLEp1=[0.037895113	0.122863487	0.248376853	0.444857236	0.742998119	1.152231721	1.644831231	2.169499864	2.682552525	3.163845441	3.611970363	4.033827808	4.437868786	4.831396006	5.219769398	5.606148091	5.991693806	6.3764114	6.760080392	7.142681326];
% CL31=[0.045485978	0.182968032	0.404891981	0.68057025	0.999992621	1.37197773	1.801140227	2.267700426	2.738665188	3.192575702	3.624733108	4.038907861	4.440516455	4.834043679	5.222647046	5.60841308	5.992685413	6.37631978	6.759857324	7.143636925];
% CL3p1=[0.010634162	0.199866701	0.414121397	0.671170694	0.988535127	1.372387373	1.809491558	2.273004586	2.737501413	3.188435762	3.621588928	4.038372446	4.442059026	4.836092451	5.223743297	5.608046498	5.991417564	6.375242044	6.759949151	7.145443128];
% 
% p=plot(L,CLE,'k-.',L,CLEp,'ro', L, CL3, 'b:', L,CL3p,'mp' ,L,CLE1,'g-',L,CLEp1,'ks', L, CL31, 'r--', L,CL3p1,'bd','LineWidth',3,'MarkerSize',4);
% set(gca,'FontSize',14,'FontName','Times New Roman','FontWeight','Bold');
%  xlim([1,10]), ylim([0,3])
% %set(gca,'XTick',[1:1:10],'YTick',[0.5:1:7.5],'FontSize',14,'FontName','Times New Roman','FontWeight','Bold');
% legend({'M(Exponential balking)','ANFIS-M(Exponential balking) ', 'E_{3}(Exponential balking)','ANFIS-E_{3}(Exponential balking)', 'M(Constant balking)','ANFIS-M(Constant balking) ', 'E_{3}(Constant balking)','ANFIS-E_{3}(Constant balking)'},'FontSize',12,'FontName','Times New Roman')
%  ylabel('CL','FontSize',14,'FontName','Times New Roman', 'Color','k')
%  xlabel('\lambda', 'FontSize',14,'FontName','Times New Roman','Color','k')
%% ENS vs M const+expo
% L=[1	2	3	4	5	6	7	8	9	10	11	12	13	14	15	16	17	18	19	20];
% 
% ENSE=[8.363020974	5.821385324	3.396309866	2.275345156	1.779757541	1.529389358	1.387172237	1.299059227	1.240813363	1.200346163	1.171103675	1.149289676	1.132584594	1.119507363	1.109076805	1.100622247	1.093672749	1.087889802	1.083025045	1.078892924];
% ENSEp=[7.929216762	5.814103543	3.947269325	2.481112198	1.549307178	1.167944138	1.182375511	1.345367115	1.4576816	1.43757507	1.301842858	1.119927533	0.976213302	0.936433794	1.011979836	1.144270443	1.238556055	1.223351432	1.078384771	0.820790326];
% ENS3=[8.364067959	5.887168362	3.708852605	2.821875373	2.483242081	2.337472583	2.268021662	2.232747364	2.214293535	2.204711078	2.200047213	2.198206756	2.198022185	2.198816807	2.200186173	2.201882823	2.203752771	2.2056992	2.207661027	2.209599902];
% ENS3p=[7.838420455	5.934046156	4.273931781	3.00069872	2.234212318	1.978372163	2.075974186	2.288971555	2.432487482	2.436470973	2.323724686	2.164887617	2.042670913	2.02019831	2.107301613	2.246364838	2.345754722	2.337218716	2.202237613	1.958156932];
%  ENSE1=[8.899002298	7.379562028	4.785042132	2.98660355	2.168148991	1.782738017	1.577134167	1.455353098	1.377407737	1.32454625	1.287063441	1.259530555	1.238718318	1.222608103	1.209885498	1.199664876	1.191331924	1.184449734	1.178700729	1.173849606];
% ENSEp1=[9.227417904	7.009213946	4.989915228	3.320210389	2.15167814	1.539597725	1.372872718	1.428491142	1.50433234	1.498377316	1.401982812	1.260527362	1.13870714	1.091112496	1.132440738	1.22284685	1.291648744	1.282939509	1.178831997	0.99042093];
% ENS31=[8.899252324	7.40858535	5.073909531	3.678427817	3.147224143	2.944354464	2.860373285	2.8243063	2.809569669	2.805011281	2.805507537	2.808538662	2.812802841	2.817604634	2.822565543	2.827479077	2.832234752	2.836776727	2.841080598	2.845140057];
% ENS3p1=[9.055413685	7.10775698	5.368958174	3.979754173	3.071737479	2.675778441	2.665517063	2.820869756	2.955824013	2.986313731	2.916748061	2.799777873	2.702981504	2.680769107	2.745707095	2.855422215	2.938001008	2.938127684	2.839480049	2.654661227];
% 
%  p=plot(L,ENSE,'k-.',L,ENSEp,'ro', L, ENS3, 'b:', L,ENS3p,'mp' ,L,ENSE1,'g-',L,ENSEp1,'ks', L, ENS31, 'r--', L,ENS3p1,'bd','LineWidth',3,'MarkerSize',4);
% set(gca,'FontSize',14,'FontName','Times New Roman','FontWeight','Bold');
%  xlim([1,10]), ylim([0,9])
% %set(gca,'XTick',[1:1:20],'YTick',[0.5:1:10],'FontSize',14,'FontName','Times New Roman','FontWeight','Bold');
% legend({'M(Exponential balking)','ANFIS-M(Exponential balking) ', 'E_{3}(Exponential balking)','ANFIS-E_{3}(Exponential balking)', 'M(Constant balking)','ANFIS-M(Constant balking) ', 'E_{3}(Constant balking)','ANFIS-E_{3}(Constant balking)'},'FontSize',12,'FontName','Times New Roman')
%  ylabel('L(S)','FontSize',14,'FontName','Times New Roman', 'Color','k')
%  xlabel('\mu', 'FontSize',14,'FontName','Times New Roman','Color','k')

%% CL vs M const+expo
% L=[1	2	3	4	5	6	7	8	9	10	11	12	13	14	15	16	17	18	19	20];
% 
% CLE=[0.771567496	0.860025089	0.580895654	0.396032364	0.303515015	0.25367009	0.224062729	0.205040298	0.192059128	0.182775446	0.175884197	0.17061205	0.1664768	0.163164786	0.160464597	0.158229356	0.156354324	0.154763097	0.153398819	0.152218427];
% CLEp=[0.950258985	0.765529808	0.590143106	0.435589923	0.316195593	0.241320133	0.206976638	0.197428544	0.195888104	0.192380038	0.184194128	0.17306949	0.162612334	0.156307615	0.155568766	0.158529995	0.161156387	0.159993251	0.153763648	0.142950046];
% CL3=[0.771428806	0.86456214	0.613182043	0.458244527	0.386252716	0.350081294	0.329962504	0.317819012	0.310014452	0.30474796	0.30105423	0.298381477	0.296397266	0.294892384	0.293730259	0.292818913	0.292094718	0.291512619	0.291040056	0.290653069];
% CL3p=[0.93765427	0.776898757	0.625689535	0.494517962	0.395951266	0.337463576	0.31429506	0.311597774	0.314317683	0.313960448	0.308622503	0.300283204	0.292448024	0.288358572	0.289242781	0.293282171	0.296722338	0.296427643	0.291306146	0.281875924];
% CLE1=[0.746764403	0.956968429	0.753819735	0.503638037	0.365852798	0.294395243	0.253901772	0.228821756	0.212167035	0.200500416	0.191980354	0.18554789	0.180558098	0.176599312	0.173398319	0.17076774	0.168575414	0.166725848	0.16514857	0.163790604];
% CLEp1=[0.992385001	0.845051829	0.69416472	0.546074181	0.413082367	0.309661362	0.243492493	0.210192563	0.197918232	0.19523773	0.194777812	0.19288454	0.188293624	0.181329428	0.173564592	0.167181047	0.163807922	0.163766636	0.166373949	0.170684302];
% CL31=[0.74664108	0.958511625	0.780850103	0.578796148	0.477675315	0.42975577	0.404891981	0.390778217	0.382184101	0.376664309	0.372971053	0.370420081	0.368613584	0.367308965	0.366352294	0.365642594	0.365111722	0.364712556	0.364411817	0.364185561];
% CL3p1=[0.971623295	0.853587699	0.733967673	0.618388516	0.516977118	0.440914192	0.395237519	0.375242901	0.370811472	0.372772703	0.37551639	0.376451704	0.374823422	0.371043486	0.366430813	0.362738717	0.361276036	0.362330432	0.365401547	0.369775033];
%  p=plot(L,CLE,'k-.',L,CLEp,'o', L, CL3, 'b:', L,CL3p,'p' ,L,CLE1,'g-',L,CLEp1,'s', L, CL31, 'r--', L,CL3p1,'d','LineWidth',3,'MarkerSize',4);
% set(gca,'FontSize',14,'FontName','Times New Roman','FontWeight','Bold');
%  xlim([2,10]), %ylim([0,3])
% %set(gca,'XTick',[1:1:10],'YTick',[0.5:1:7.5],'FontSize',14,'FontName','Times New Roman','FontWeight','Bold');
% legend({'M(Exponential balking)','ANFIS-M(Exponential balking) ', 'E_{3}(Exponential balking)','ANFIS-E_{3}(Exponential balking)', 'M(Constant balking)','ANFIS-M(Constant balking) ', 'E_{3}(Constant balking)','ANFIS-E_{3}(Constant balking)'},'FontSize',12,'FontName','Times New Roman')
%  ylabel('CL','FontSize',14,'FontName','Times New Roman', 'Color','k')
%  xlabel('\mu', 'FontSize',14,'FontName','Times New Roman','Color','k')
